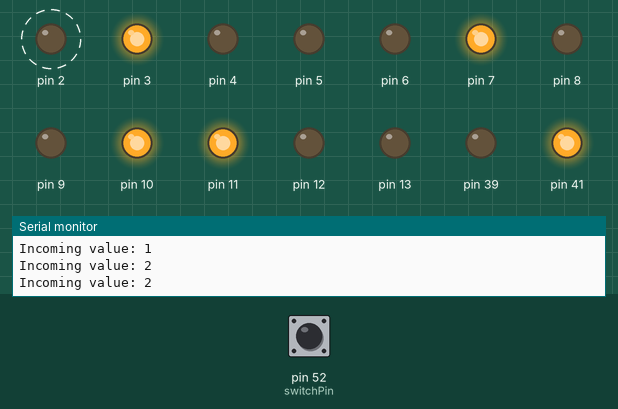
Recording of a sketch running on a simulated Arduino Mega 2560, built with avr-gcc and run on an emulated ATmega2560. Shown: output pins drawn as LEDs (lit = HIGH), the last lines printed to the serial monitor. Dashed ring = blinking. The test bench sets the inputs (shaded band); at power-on: pin 52 (switchPin) HIGH. The local clock reads 2024-03-15 10:24:30 at power-on unless the sketch sets it.

Above: at 2.8 s.
2.9 s: pin 52 (switchPin) pulled LOW for 1.25 s
At 3.8 s:
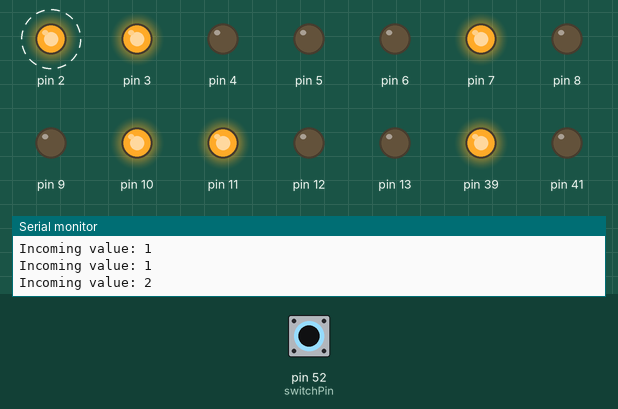
8.2 s: pin 52 (switchPin) pulled LOW for 1.25 s
At 9.9 s:
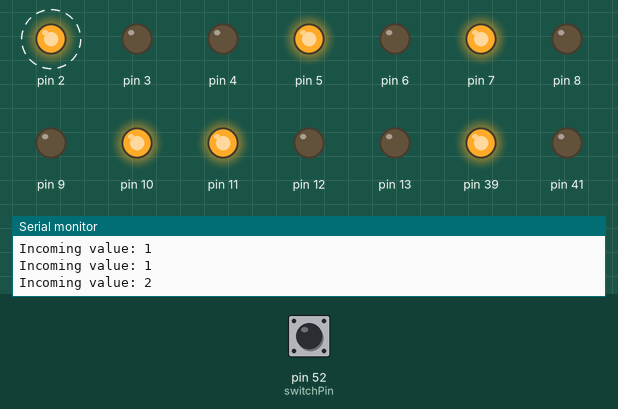
13.5 s: pin 52 (switchPin) pulled LOW for 3.2 s
At 15.8 s:
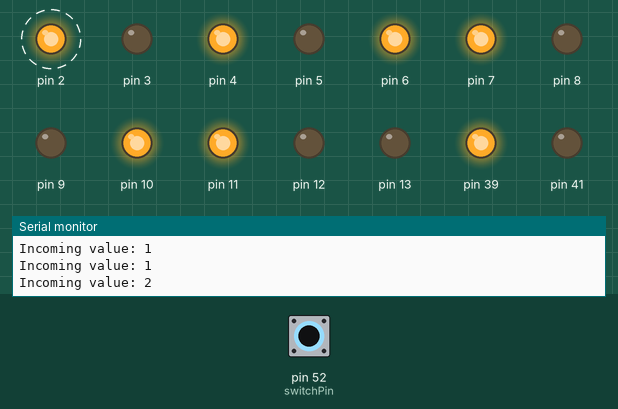
19.7 s: pin 52 (switchPin) pulled LOW for 1.25 s
At 22.1 s:
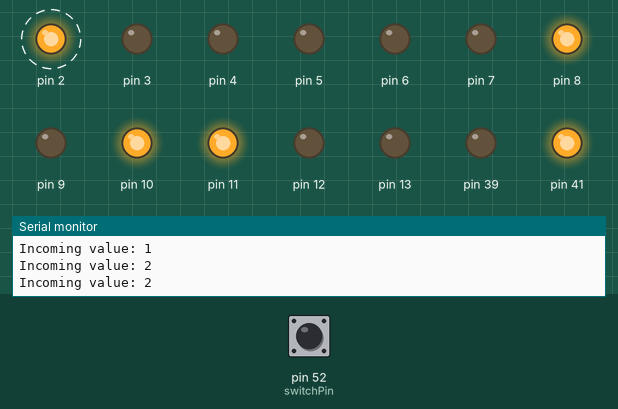
25.0 s: pin 52 (switchPin) pulled LOW for 1.25 s
At 26.0 s:
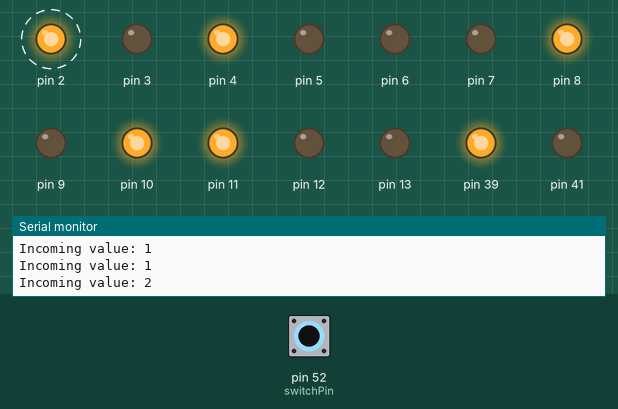
30.3 s: pin 52 (switchPin) pulled LOW for 3.2 s
At 32.2 s:
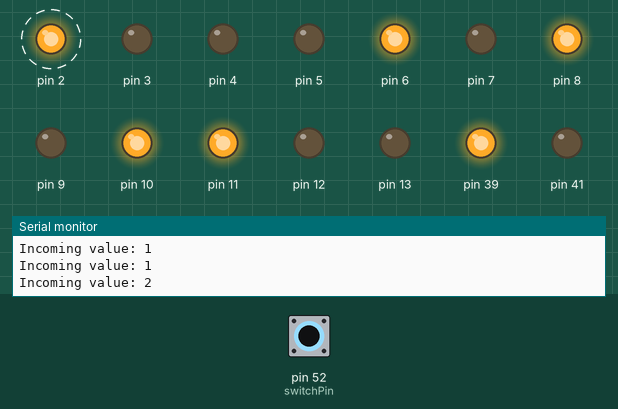
Timing chart, 0 to 40.0 s (numbered marks = the images above; inputs shaded):
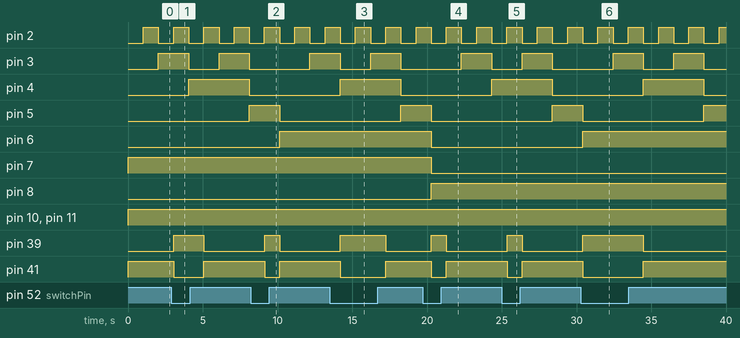

The sketch:

clock_code_v0.13.ino
```cpp
// Date and time functions using a DS1307 RTC connected via I2C and Wire lib
#include <Wire.h>
#include "RTClib.h"

RTC_DS1307 rtc;

uint8_t wholeSecond;
uint8_t wholeMinute;
uint8_t wholeHour;

uint8_t secondsDigits;
uint8_t secondsTens;

uint8_t minutesDigits;
uint8_t minutesTens;

uint8_t hoursDigits;
uint8_t hoursTens;

int switchValue;
byte switchPin = 52;
bool toggle = false;

void setup () {

  // DST/BST switch
  pinMode(switchPin, INPUT_PULLUP);

  // K155ID1 pins

  // Pins will need to change when mounted to the PCB

  // Seconds Digits
  pinMode(5, OUTPUT);// D
  pinMode(4, OUTPUT);// C
  pinMode(3, OUTPUT);// B
  pinMode(2, OUTPUT);// A

  // Seconds Tens
  pinMode(9, OUTPUT);// D
  pinMode(8, OUTPUT);// C
  pinMode(7, OUTPUT);// B
  pinMode(6, OUTPUT);// A

  // Minutes Digits
  pinMode(13, OUTPUT);// D
  pinMode(12, OUTPUT);// C
  pinMode(11, OUTPUT);// B
  pinMode(10, OUTPUT);// A
  // Minutes Tens
  pinMode(37, OUTPUT);// D
  pinMode(35, OUTPUT);// C
  pinMode(33, OUTPUT);// B
  pinMode(31, OUTPUT);// A
  // Hours Digits
  pinMode(45, OUTPUT);// D
  pinMode(43, OUTPUT);// C
  pinMode(41, OUTPUT);// B
  pinMode(39, OUTPUT);// A
  // Hours Digits
  pinMode(53, OUTPUT);// D
  pinMode(51, OUTPUT);// C
  pinMode(49, OUTPUT);// B
  pinMode(47, OUTPUT);// A

  Serial.begin(57600);
  if (! rtc.begin()) {
    Serial.println("Couldn't find RTC");
    while (1);
  }
  // re-write for DS3231 when on external power
  rtc.adjust(DateTime(F(__DATE__), F(__TIME__)));
  if (! rtc.isrunning()) {
    Serial.println("RTC is NOT running!");
    // following line sets the RTC to the date & time this sketch was compiled

    // This line sets the RTC with an explicit date & time, for example to set
    // January 21, 2014 at 3am you would call:
    // rtc.adjust(DateTime(2014, 1, 21, 3, 0, 0));
  }
}

void loop () {
    DateTime now = rtc.now();
    // Check if DST has been set:
    // NOTE- CURRENTLY SET TO SUMMER AS DEFAULT
    switchValue = digitalRead(switchPin);
    if(switchValue == LOW){
      if(!toggle){
        rtc.adjust(DateTime(now.year(), now.month(), now.day(), now.hour()-1, now.minute(), now.second()));
        toggle = !toggle;
      }
    }
    else{
      if(toggle){
        rtc.adjust(DateTime(now.year(), now.month(), now.day(), now.hour()+1, now.minute(), now.second()));
        toggle = !toggle;
      }
    }

    now = rtc.now();

    Serial.print(now.hour(), DEC);
    Serial.print(':');
    Serial.print(now.minute(), DEC);
    Serial.print(':');
    Serial.print(now.second(), DEC);
    Serial.println();

    wholeSecond = now.second();
    wholeMinute = now.minute();
    wholeHour = now.hour();
    secondsDigits = wholeSecond % 10;
    secondsTens = (wholeSecond / 10);
    minutesDigits = wholeMinute % 10;
    minutesTens = wholeMinute / 10;
    hoursDigits = wholeHour % 10;
    hoursTens = wholeHour / 10;

    writeNixie(secondsDigits, 5, 4, 3, 2);
    writeNixie(secondsTens, 9, 8, 7, 6);
    writeNixie(minutesDigits, 13, 12, 11, 10);
    writeNixie(minutesTens, 37, 35, 33, 31);
    writeNixie(hoursDigits, 45, 43, 41, 39);
    writeNixie(hoursTens, 53, 51, 49, 47);
    Serial.println();

    delay(1000);
}

void writeNixie(uint8_t value, uint8_t dPin, uint8_t cPin, uint8_t bPin, uint8_t aPin){

 byte binValue = (unsigned byte)value;

 Serial.print("Incoming value: ");
 Serial.println(value);

 digitalWrite(dPin, ((binValue >> 3)));  //D
 digitalWrite(cPin, ((binValue >> 2) & 0x1));  //C
 digitalWrite(bPin, ((binValue >> 1) & 0x1));  //B
 digitalWrite(aPin, (binValue & 0x1)); //A


}
```

Measured:
- after the input at 2.9 s, pin 39: LOW → HIGH after 0.15 s, → LOW 2.0 s later; pin 41: HIGH → LOW after 0.15 s, → HIGH 2.0 s later
- after the input at 8.2 s, pin 39: LOW → HIGH after 0.94 s, → LOW 1.0 s later; pin 41: HIGH → LOW after 0.94 s, → HIGH 1.0 s later
- after the input at 13.5 s, pin 39: LOW → HIGH after 0.70 s, → LOW 3.0 s later; pin 41: HIGH → LOW after 0.70 s, → HIGH 3.0 s later
- after the input at 19.7 s, pin 39: LOW → HIGH after 0.59 s, → LOW 1.0 s later; pin 41: HIGH → LOW after 0.59 s, → HIGH 1.0 s later
- after the input at 25.0 s, pin 39: LOW → HIGH after 0.35 s, → LOW 1.0 s later; pin 41: HIGH → LOW after 0.35 s, → HIGH 1.0 s later
- after the input at 30.3 s, pin 39: LOW → HIGH after 0.12 s, → LOW 4.1 s later; pin 41: HIGH → LOW after 0.12 s, → HIGH 4.1 s later
- by itself, pin 2: alternates HIGH for 1.0 s and LOW for 1.0 s
- by itself, pin 3: alternates HIGH for 2.0 s and LOW for 2.0 s
